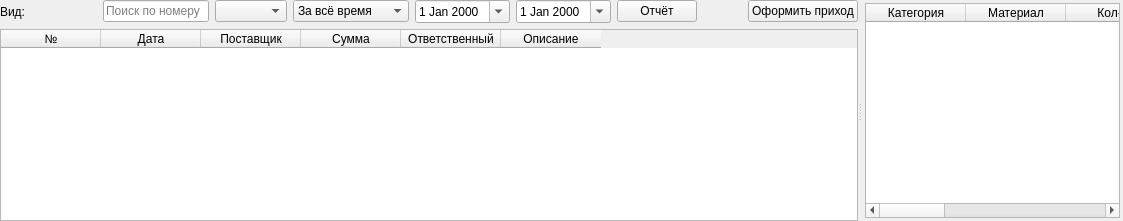
         <widget class="QWidget" name="page">
          <layout class="QGridLayout" name="gridLayout_21">
           <property name="leftMargin">
            <number>0</number>
           </property>
           <property name="topMargin">
            <number>0</number>
           </property>
           <property name="rightMargin">
            <number>0</number>
           </property>
           <property name="bottomMargin">
            <number>0</number>
           </property>
           <item row="0" column="0">
            <widget class="QSplitter" name="splitter_2">
             <property name="orientation">
              <enum>Qt::Orientation::Horizontal</enum>
             </property>
             <property name="opaqueResize">
              <bool>true</bool>
             </property>
             <property name="handleWidth">
              <number>4</number>
             </property>
             <property name="childrenCollapsible">
              <bool>true</bool>
             </property>
             <widget class="QWidget" name="layoutWidget_4">
              <layout class="QGridLayout" name="gridLayout_15">
               <property name="leftMargin">
                <number>0</number>
               </property>
               <property name="topMargin">
                <number>0</number>
               </property>
               <property name="rightMargin">
                <number>0</number>
               </property>
               <property name="bottomMargin">
                <number>0</number>
               </property>
               <item row="0" column="10">
                <widget class="QPushButton" name="pb_incoming_add">
                 <property name="text">
                  <string>Оформить приход</string>
                 </property>
                </widget>
               </item>
               <item row="0" column="3">
                <widget class="QLineEdit" name="le_incoming_search">
                 <property name="placeholderText">
                  <string>Поиск по номеру</string>
                 </property>
                </widget>
               </item>
               <item row="0" column="4">
                <widget class="QComboBox" name="cb_incoming_filter_counterparty"/>
               </item>
               <item row="0" column="0">
                <widget class="QLabel" name="label_2">
                 <property name="text">
                  <string>Вид:</string>
                 </property>
                </widget>
               </item>
               <item row="0" column="6">
                <widget class="QDateEdit" name="de_incoming_start">
                 <property name="calendarPopup">
                  <bool>true</bool>
                 </property>
                </widget>
               </item>
               <item row="1" column="0" colspan="11">
                <widget class="QTableWidget" name="tw_incoming_history">
                 <property name="palette">
                  <palette>
                   <active>
                    <colorrole role="Highlight">
                     <brush brushstyle="SolidPattern">
                      <color alpha="255">
                       <red>187</red>
                       <green>202</green>
                       <blue>212</blue>
                      </color>
                     </brush>
                    </colorrole>
                   </active>
                   <inactive>
                    <colorrole role="Highlight">
                     <brush brushstyle="SolidPattern">
                      <color alpha="255">
                       <red>187</red>
                       <green>202</green>
                       <blue>212</blue>
                      </color>
                     </brush>
                    </colorrole>
                   </inactive>
                   <disabled>
                    <colorrole role="Highlight">
                     <brush brushstyle="SolidPattern">
                      <color alpha="255">
                       <red>0</red>
                       <green>255</green>
                       <blue>0</blue>
                      </color>
                     </brush>
                    </colorrole>
                   </disabled>
                  </palette>
                 </property>
                 <property name="font">
                  <font>
                   <hintingpreference>PreferDefaultHinting</hintingpreference>
                  </font>
                 </property>
                 <property name="mouseTracking">
                  <bool>false</bool>
                 </property>
                 <property name="focusPolicy">
                  <enum>Qt::FocusPolicy::StrongFocus</enum>
                 </property>
                 <property name="autoFillBackground">
                  <bool>false</bool>
                 </property>
                 <property name="styleSheet">
                  <string notr="true"/>
                 </property>
                 <property name="frameShape">
                  <enum>QFrame::Shape::StyledPanel</enum>
                 </property>
                 <property name="editTriggers">
                  <set>QAbstractItemView::EditTrigger::NoEditTriggers</set>
                 </property>
                 <property name="alternatingRowColors">
                  <bool>true</bool>
                 </property>
                 <property name="selectionMode">
                  <enum>QAbstractItemView::SelectionMode::SingleSelection</enum>
                 </property>
                 <property name="selectionBehavior">
                  <enum>QAbstractItemView::SelectionBehavior::SelectRows</enum>
                 </property>
                 <property name="verticalScrollMode">
                  <enum>QAbstractItemView::ScrollMode::ScrollPerPixel</enum>
                 </property>
                 <attribute name="horizontalHeaderVisible">
                  <bool>true</bool>
                 </attribute>
                 <attribute name="horizontalHeaderHighlightSections">
                  <bool>true</bool>
                 </attribute>
                 <attribute name="verticalHeaderVisible">
                  <bool>false</bool>
                 </attribute>
                 <attribute name="verticalHeaderHighlightSections">
                  <bool>true</bool>
                 </attribute>
                 <column>
                  <property name="text">
                   <string>№</string>
                  </property>
                 </column>
                 <column>
                  <property name="text">
                   <string>Дата</string>
                  </property>
                 </column>
                 <column>
                  <property name="text">
                   <string>Поставщик</string>
                  </property>
                 </column>
                 <column>
                  <property name="text">
                   <string>Сумма</string>
                  </property>
                 </column>
                 <column>
                  <property name="text">
                   <string>Ответственный</string>
                  </property>
                 </column>
                 <column>
                  <property name="text">
                   <string>Описание</string>
                  </property>
                 </column>
                </widget>
               </item>
               <item row="0" column="9">
                <spacer name="horizontalSpacer_6">
                 <property name="orientation">
                  <enum>Qt::Orientation::Horizontal</enum>
                 </property>
                 <property name="sizeHint" stdset="0">
                  <size>
                   <width>40</width>
                   <height>20</height>
                  </size>
                 </property>
                </spacer>
               </item>
               <item row="0" column="2">
                <spacer name="horizontalSpacer_5">
                 <property name="orientation">
                  <enum>Qt::Orientation::Horizontal</enum>
                 </property>
                 <property name="sizeType">
                  <enum>QSizePolicy::Policy::Fixed</enum>
                 </property>
                 <property name="sizeHint" stdset="0">
                  <size>
                   <width>39</width>
                   <height>20</height>
                  </size>
                 </property>
                </spacer>
               </item>
               <item row="0" column="5">
                <widget class="QComboBox" name="cb_incoming_period">
                 <property name="sizeAdjustPolicy">
                  <enum>QComboBox::SizeAdjustPolicy::AdjustToContents</enum>
                 </property>
                 <item>
                  <property name="text">
                   <string>За всё время</string>
                  </property>
                 </item>
                 <item>
                  <property name="text">
                   <string>За эту неделю</string>
                  </property>
                 </item>
                 <item>
                  <property name="text">
                   <string>За месяц</string>
                  </property>
                 </item>
                 <item>
                  <property name="text">
                   <string>За год</string>
                  </property>
                 </item>
                 <item>
                  <property name="text">
                   <string>Свой интервал</string>
                  </property>
                 </item>
                </widget>
               </item>
               <item row="0" column="7">
                <widget class="QDateEdit" name="de_incoming_end">
                 <property name="calendarPopup">
                  <bool>true</bool>
                 </property>
                </widget>
               </item>
               <item row="0" column="1">
                <widget class="QPushLabel" name="lb_change_layout_incoming">
                 <property name="sizePolicy">
                  <sizepolicy hsizetype="Preferred" vsizetype="Preferred">
                   <horstretch>0</horstretch>
                   <verstretch>0</verstretch>
                  </sizepolicy>
                 </property>
                 <property name="minimumSize">
                  <size>
                   <width>20</width>
                   <height>20</height>
                  </size>
                 </property>
                 <property name="maximumSize">
                  <size>
                   <width>20</width>
                   <height>20</height>
                  </size>
                 </property>
                 <property name="text">
                  <string/>
                 </property>
                 <property name="scaledContents">
                  <bool>true</bool>
                 </property>
                 <property name="alignment">
                  <set>Qt::AlignmentFlag::AlignCenter</set>
                 </property>
                 <property name="margin">
                  <number>0</number>
                 </property>
                </widget>
               </item>
               <item row="0" column="8">
                <widget class="QPushButton" name="pb_incoming_report">
                 <property name="text">
                  <string>Отчёт</string>
                 </property>
                </widget>
               </item>
              </layout>
             </widget>
             <widget class="QWidget" name="gridLayoutWidget_4">
              <layout class="QGridLayout" name="gridLayout_16">
               <property name="leftMargin">
                <number>3</number>
               </property>
               <property name="topMargin">
                <number>3</number>
               </property>
               <property name="rightMargin">
                <number>3</number>
               </property>
               <property name="bottomMargin">
                <number>3</number>
               </property>
               <property name="horizontalSpacing">
                <number>6</number>
               </property>
               <item row="0" column="0">
                <widget class="QTableWidget" name="tw_incoming_details">
                 <property name="palette">
                  <palette>
                   <active>
                    <colorrole role="Highlight">
                     <brush brushstyle="SolidPattern">
                      <color alpha="255">
                       <red>187</red>
                       <green>202</green>
                       <blue>212</blue>
                      </color>
                     </brush>
                    </colorrole>
                   </active>
                   <inactive>
                    <colorrole role="Highlight">
                     <brush brushstyle="SolidPattern">
                      <color alpha="255">
                       <red>187</red>
                       <green>202</green>
                       <blue>212</blue>
                      </color>
                     </brush>
                    </colorrole>
                   </inactive>
                   <disabled/>
                  </palette>
                 </property>
                 <property name="editTriggers">
                  <set>QAbstractItemView::EditTrigger::NoEditTriggers</set>
                 </property>
                 <property name="alternatingRowColors">
                  <bool>true</bool>
                 </property>
                 <property name="selectionMode">
                  <enum>QAbstractItemView::SelectionMode::SingleSelection</enum>
                 </property>
                 <property name="selectionBehavior">
                  <enum>QAbstractItemView::SelectionBehavior::SelectRows</enum>
                 </property>
                 <property name="verticalScrollMode">
                  <enum>QAbstractItemView::ScrollMode::ScrollPerPixel</enum>
                 </property>
                 <attribute name="verticalHeaderVisible">
                  <bool>false</bool>
                 </attribute>
                 <column>
                  <property name="text">
                   <string>Категория</string>
                  </property>
                 </column>
                 <column>
                  <property name="text">
                   <string>Материал</string>
                  </property>
                 </column>
                 <column>
                  <property name="text">
                   <string>Кол-во</string>
                  </property>
                 </column>
                 <column>
                  <property name="text">
                   <string>Ед. изм.</string>
                  </property>
                 </column>
                 <column>
                  <property name="text">
                   <string>Цена за ед.</string>
                  </property>
                 </column>
                 <column>
                  <property name="text">
                   <string>Сумма</string>
                  </property>
                 </column>
                 <column>
                  <property name="text">
                   <string>№ партии</string>
                  </property>
                 </column>
                </widget>
               </item>
              </layout>
             </widget>
            </widget>
           </item>
          </layout>
         </widget>
